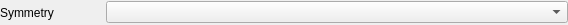
<?xml version="1.0" encoding="UTF-8"?>
<ui version="4.0">
 <class>SymmetryComboBoxWidget</class>
 <widget class="QWidget" name="SymmetryComboBoxWidget">
  <property name="geometry">
   <rect>
    <x>0</x>
    <y>0</y>
    <width>568</width>
    <height>25</height>
   </rect>
  </property>
  <property name="windowTitle">
   <string>Form</string>
  </property>
  <layout class="QHBoxLayout" name="horizontalLayout">
   <property name="leftMargin">
    <number>0</number>
   </property>
   <property name="topMargin">
    <number>0</number>
   </property>
   <property name="rightMargin">
    <number>0</number>
   </property>
   <property name="bottomMargin">
    <number>0</number>
   </property>
   <item>
    <widget class="QLabel" name="label">
     <property name="minimumSize">
      <size>
       <width>100</width>
       <height>0</height>
      </size>
     </property>
     <property name="maximumSize">
      <size>
       <width>100</width>
       <height>16777215</height>
      </size>
     </property>
     <property name="text">
      <string>Symmetry</string>
     </property>
    </widget>
   </item>
   <item>
    <widget class="QComboBox" name="comboBox"/>
   </item>
  </layout>
 </widget>
 <resources/>
 <connections/>
</ui>
